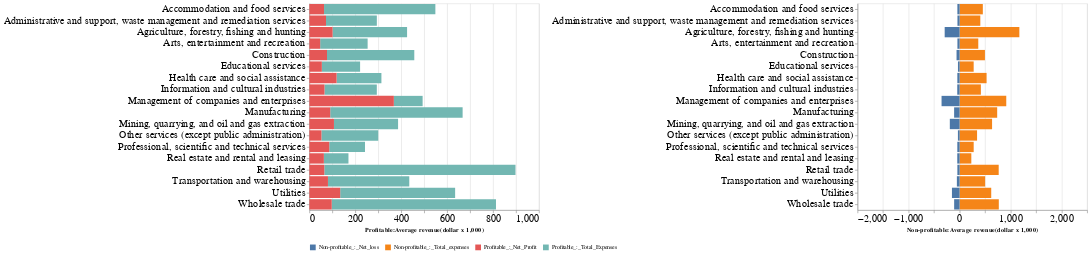

The code cell stored with this chart in its notebook:
### Code cell
alt.hconcat(top_ind_sb_prof_avgrev_melt,top_ind_sb_pnonrof_avgrev_melt).configure_axis(
    labelFontSize=18,
    labelLimit=1000
)

### Figure 1 — Vega-Lite specification as saved in the notebook (floating-point values rounded to 4 significant figures)
{"config": {"view": {"continuousWidth": 400, "continuousHeight": 300}, "axis": {"labelFontSize": 18, "labelLimit": 1000}}, "hconcat": [{"data": {"name": "data-2cdb011fe4631be72efc5fb592e15058"}, "mark": "bar", "encoding": {"color": {"type": "nominal", "field": "type", "legend": {"title": null}}, "x": {"type": "quantitative", "field": "value", "scale": {"domain": [0, 1000]}, "title": "Profitable:Average revenue(dollar x 1,000)"}, "y": {"type": "nominal", "field": "North_American_Industry_Classification_System_NAICS", "title": null}}, "title": {"text": "", "subtitle": ""}}, {"data": {"name": "data-ecca895bfb68b2749a82f79f43d7c8e2"}, "mark": "bar", "encoding": {"color": {"type": "nominal", "field": "type", "legend": {"orient": "bottom", "title": null}}, "x": {"type": "quantitative", "field": "value", "scale": {"domain": [-2000, 2500]}, "title": "Non-profitable:Average revenue(dollar x 1,000)"}, "y": {"type": "nominal", "field": "North_American_Industry_Classification_System_NAICS", "title": null}}, "title": {"text": "", "subtitle": ""}}], "$schema": "https://vega.github.io/schema/vega-lite/v4.8.1.json", "datasets": {"data-2cdb011fe4631be72efc5fb592e15058": [{"North_American_Industry_Classification_System_NAICS": "Agriculture, forestry, fishing and hunting", "Reference_year": 2019, "Location_indicator": "Rural", "type": "Profitable_:_Total_Expenses", "value": 324.4}, {"North_American_Industry_Classification_System_NAICS": "Mining, quarrying, and oil and gas extraction", "Reference_year": 2019, "Location_indicator": "Rural", "type": "Profitable_:_Total_Expenses", "value": 279.3}, {"North_American_Industry_Classification_System_NAICS": "Utilities", "Reference_year": 2019, "Location_indicator": "Rural", "type": "Profitable_:_Total_Expenses", "value": 500.6}, {"North_American_Industry_Classification_System_NAICS": "Construction", "Reference_year": 2019, "Location_indicator": "Rural", "type": "Profitable_:_Total_Expenses", "value": 380.2}, {"North_American_Industry_Classification_System_NAICS": "Manufacturing", "Reference_year": 2019, "Location_indicator": "Rural", "type": "Profitable_:_Total_Expenses", "value": 576.6}, {"North_American_Industry_Classification_System_NAICS": "Wholesale trade", "Reference_year": 2019, "Location_indicator": "Rural", "type": "Profitable_:_Total_Expenses", "value": 715.3}, {"North_American_Industry_Classification_System_NAICS": "Retail trade", "Reference_year": 2019, "Location_indicator": "Rural", "type": "Profitable_:_Total_Expenses", "value": 832.7}, {"North_American_Industry_Classification_System_NAICS": "Transportation and warehousing", "Reference_year": 2019, "Location_indicator": "Rural", "type": "Profitable_:_Total_Expenses", "value": 354.2}, {"North_American_Industry_Classification_System_NAICS": "Information and cultural industries", "Reference_year": 2019, "Location_indicator": "Rural", "type": "Profitable_:_Total_Expenses", "value": 227.8}, {"North_American_Industry_Classification_System_NAICS": "Real estate and rental and leasing", "Reference_year": 2019, "Location_indicator": "Rural", "type": "Profitable_:_Total_Expenses", "value": 107.1}, {"North_American_Industry_Classification_System_NAICS": "Professional, scientific and technical services", "Reference_year": 2019, "Location_indicator": "Rural", "type": "Profitable_:_Total_Expenses", "value": 155.7}, {"North_American_Industry_Classification_System_NAICS": "Management of companies and enterprises", "Reference_year": 2019, "Location_indicator": "Rural", "type": "Profitable_:_Total_Expenses", "value": 125.3}, {"North_American_Industry_Classification_System_NAICS": "Administrative and support, waste management and remediation services", "Reference_year": 2019, "Location_indicator": "Rural", "type": "Profitable_:_Total_Expenses", "value": 221.4}, {"North_American_Industry_Classification_System_NAICS": "Educational services", "Reference_year": 2019, "Location_indicator": "Rural", "type": "Profitable_:_Total_Expenses", "value": 166.6}, {"North_American_Industry_Classification_System_NAICS": "Health care and social assistance", "Reference_year": 2019, "Location_indicator": "Rural", "type": "Profitable_:_Total_Expenses", "value": 195.1}, {"North_American_Industry_Classification_System_NAICS": "Arts, entertainment and recreation", "Reference_year": 2019, "Location_indicator": "Rural", "type": "Profitable_:_Total_Expenses", "value": 206.7}, {"North_American_Industry_Classification_System_NAICS": "Accommodation and food services", "Reference_year": 2019, "Location_indicator": "Rural", "type": "Profitable_:_Total_Expenses", "value": 484.9}, {"North_American_Industry_Classification_System_NAICS": "Other services (except public administration)", "Reference_year": 2019, "Location_indicator": "Rural", "type": "Profitable_:_Total_Expenses", "value": 247.5}, {"North_American_Industry_Classification_System_NAICS": "Agriculture, forestry, fishing and hunting", "Reference_year": 2019, "Location_indicator": "Rural", "type": "Profitable_:_Net_Profit", "value": 101.1}, {"North_American_Industry_Classification_System_NAICS": "Mining, quarrying, and oil and gas extraction", "Reference_year": 2019, "Location_indicator": "Rural", "type": "Profitable_:_Net_Profit", "value": 107.0}, {"North_American_Industry_Classification_System_NAICS": "Utilities", "Reference_year": 2019, "Location_indicator": "Rural", "type": "Profitable_:_Net_Profit", "value": 134.2}, {"North_American_Industry_Classification_System_NAICS": "Construction", "Reference_year": 2019, "Location_indicator": "Rural", "type": "Profitable_:_Net_Profit", "value": 76.7}, {"North_American_Industry_Classification_System_NAICS": "Manufacturing", "Reference_year": 2019, "Location_indicator": "Rural", "type": "Profitable_:_Net_Profit", "value": 90.8}, {"North_American_Industry_Classification_System_NAICS": "Wholesale trade", "Reference_year": 2019, "Location_indicator": "Rural", "type": "Profitable_:_Net_Profit", "value": 97.4}, {"North_American_Industry_Classification_System_NAICS": "Retail trade", "Reference_year": 2019, "Location_indicator": "Rural", "type": "Profitable_:_Net_Profit", "value": 65.0}, {"North_American_Industry_Classification_System_NAICS": "Transportation and warehousing", "Reference_year": 2019, "Location_indicator": "Rural", "type": "Profitable_:_Net_Profit", "value": 80.9}, {"North_American_Industry_Classification_System_NAICS": "Information and cultural industries", "Reference_year": 2019, "Location_indicator": "Rural", "type": "Profitable_:_Net_Profit", "value": 65.9}, {"North_American_Industry_Classification_System_NAICS": "Real estate and rental and leasing", "Reference_year": 2019, "Location_indicator": "Rural", "type": "Profitable_:_Net_Profit", "value": 63.1}, {"North_American_Industry_Classification_System_NAICS": "Professional, scientific and technical services", "Reference_year": 2019, "Location_indicator": "Rural", "type": "Profitable_:_Net_Profit", "value": 86.5}, {"North_American_Industry_Classification_System_NAICS": "Management of companies and enterprises", "Reference_year": 2019, "Location_indicator": "Rural", "type": "Profitable_:_Net_Profit", "value": 367.9}, {"North_American_Industry_Classification_System_NAICS": "Administrative and support, waste management and remediation services", "Reference_year": 2019, "Location_indicator": "Rural", "type": "Profitable_:_Net_Profit", "value": 72.4}, {"North_American_Industry_Classification_System_NAICS": "Educational services", "Reference_year": 2019, "Location_indicator": "Rural", "type": "Profitable_:_Net_Profit", "value": 54.3}, {"North_American_Industry_Classification_System_NAICS": "Health care and social assistance", "Reference_year": 2019, "Location_indicator": "Rural", "type": "Profitable_:_Net_Profit", "value": 118.6}, {"North_American_Industry_Classification_System_NAICS": "Arts, entertainment and recreation", "Reference_year": 2019, "Location_indicator": "Rural", "type": "Profitable_:_Net_Profit", "value": 47.0}, {"North_American_Industry_Classification_System_NAICS": "Accommodation and food services", "Reference_year": 2019, "Location_indicator": "Rural", "type": "Profitable_:_Net_Profit", "value": 63.8}, {"North_American_Industry_Classification_System_NAICS": "Other services (except public administration)", "Reference_year": 2019, "Location_indicator": "Rural", "type": "Profitable_:_Net_Profit", "value": 52.5}], "data-ecca895bfb68b2749a82f79f43d7c8e2": [{"North_American_Industry_Classification_System_NAICS": "Agriculture, forestry, fishing and hunting", "Reference_year": 2019, "Location_indicator": "Rural", "type": "Non-profitable_:_Total_expenses", "value": 1171.0}, {"North_American_Industry_Classification_System_NAICS": "Mining, quarrying, and oil and gas extraction", "Reference_year": 2019, "Location_indicator": "Rural", "type": "Non-profitable_:_Total_expenses", "value": 636.5}, {"North_American_Industry_Classification_System_NAICS": "Utilities", "Reference_year": 2019, "Location_indicator": "Rural", "type": "Non-profitable_:_Total_expenses", "value": 619.9}, {"North_American_Industry_Classification_System_NAICS": "Construction", "Reference_year": 2019, "Location_indicator": "Rural", "type": "Non-profitable_:_Total_expenses", "value": 496.6}, {"North_American_Industry_Classification_System_NAICS": "Manufacturing", "Reference_year": 2019, "Location_indicator": "Rural", "type": "Non-profitable_:_Total_expenses", "value": 736.6}, {"North_American_Industry_Classification_System_NAICS": "Wholesale trade", "Reference_year": 2019, "Location_indicator": "Rural", "type": "Non-profitable_:_Total_expenses", "value": 768.4}, {"North_American_Industry_Classification_System_NAICS": "Retail trade", "Reference_year": 2019, "Location_indicator": "Rural", "type": "Non-profitable_:_Total_expenses", "value": 766.3}, {"North_American_Industry_Classification_System_NAICS": "Transportation and warehousing", "Reference_year": 2019, "Location_indicator": "Rural", "type": "Non-profitable_:_Total_expenses", "value": 500.6}, {"North_American_Industry_Classification_System_NAICS": "Information and cultural industries", "Reference_year": 2019, "Location_indicator": "Rural", "type": "Non-profitable_:_Total_expenses", "value": 417.1}, {"North_American_Industry_Classification_System_NAICS": "Real estate and rental and leasing", "Reference_year": 2019, "Location_indicator": "Rural", "type": "Non-profitable_:_Total_expenses", "value": 229.9}, {"North_American_Industry_Classification_System_NAICS": "Professional, scientific and technical services", "Reference_year": 2019, "Location_indicator": "Rural", "type": "Non-profitable_:_Total_expenses", "value": 276.0}, {"North_American_Industry_Classification_System_NAICS": "Management of companies and enterprises", "Reference_year": 2019, "Location_indicator": "Rural", "type": "Non-profitable_:_Total_expenses", "value": 914.6}, {"North_American_Industry_Classification_System_NAICS": "Administrative and support, waste management and remediation services", "Reference_year": 2019, "Location_indicator": "Rural", "type": "Non-profitable_:_Total_expenses", "value": 406.1}, {"North_American_Industry_Classification_System_NAICS": "Educational services", "Reference_year": 2019, "Location_indicator": "Rural", "type": "Non-profitable_:_Total_expenses", "value": 275.7}, {"North_American_Industry_Classification_System_NAICS": "Health care and social assistance", "Reference_year": 2019, "Location_indicator": "Rural", "type": "Non-profitable_:_Total_expenses", "value": 529.0}, {"North_American_Industry_Classification_System_NAICS": "Arts, entertainment and recreation", "Reference_year": 2019, "Location_indicator": "Rural", "type": "Non-profitable_:_Total_expenses", "value": 366.0}, {"North_American_Industry_Classification_System_NAICS": "Accommodation and food services", "Reference_year": 2019, "Location_indicator": "Rural", "type": "Non-profitable_:_Total_expenses", "value": 455.3}, {"North_American_Industry_Classification_System_NAICS": "Other services (except public administration)", "Reference_year": 2019, "Location_indicator": "Rural", "type": "Non-profitable_:_Total_expenses", "value": 342.4}, {"North_American_Industry_Classification_System_NAICS": "Agriculture, forestry, fishing and hunting", "Reference_year": 2019, "Location_indicator": "Rural", "type": "Non-profitable_:_Net_loss", "value": -292.5}, {"North_American_Industry_Classification_System_NAICS": "Mining, quarrying, and oil and gas extraction", "Reference_year": 2019, "Location_indicator": "Rural", "type": "Non-profitable_:_Net_loss", "value": -191.7}, {"North_American_Industry_Classification_System_NAICS": "Utilities", "Reference_year": 2019, "Location_indicator": "Rural", "type": "Non-profitable_:_Net_loss", "value": -150.1}, {"North_American_Industry_Classification_System_NAICS": "Construction", "Reference_year": 2019, "Location_indicator": "Rural", "type": "Non-profitable_:_Net_loss", "value": -60.0}, {"North_American_Industry_Classification_System_NAICS": "Manufacturing", "Reference_year": 2019, "Location_indicator": "Rural", "type": "Non-profitable_:_Net_loss", "value": -107.4}, {"North_American_Industry_Classification_System_NAICS": "Wholesale trade", "Reference_year": 2019, "Location_indicator": "Rural", "type": "Non-profitable_:_Net_loss", "value": -106.9}, {"North_American_Industry_Classification_System_NAICS": "Retail trade", "Reference_year": 2019, "Location_indicator": "Rural", "type": "Non-profitable_:_Net_loss", "value": -43.7}, {"North_American_Industry_Classification_System_NAICS": "Transportation and warehousing", "Reference_year": 2019, "Location_indicator": "Rural", "type": "Non-profitable_:_Net_loss", "value": -53.6}, {"North_American_Industry_Classification_System_NAICS": "Information and cultural industries", "Reference_year": 2019, "Location_indicator": "Rural", "type": "Non-profitable_:_Net_loss", "value": -46.1}, {"North_American_Industry_Classification_System_NAICS": "Real estate and rental and leasing", "Reference_year": 2019, "Location_indicator": "Rural", "type": "Non-profitable_:_Net_loss", "value": -45.8}, {"North_American_Industry_Classification_System_NAICS": "Professional, scientific and technical services", "Reference_year": 2019, "Location_indicator": "Rural", "type": "Non-profitable_:_Net_loss", "value": -44.7}, {"North_American_Industry_Classification_System_NAICS": "Management of companies and enterprises", "Reference_year": 2019, "Location_indicator": "Rural", "type": "Non-profitable_:_Net_loss", "value": -353.7}, {"North_American_Industry_Classification_System_NAICS": "Administrative and support, waste management and remediation services", "Reference_year": 2019, "Location_indicator": "Rural", "type": "Non-profitable_:_Net_loss", "value": -42.1}, {"North_American_Industry_Classification_System_NAICS": "Educational services", "Reference_year": 2019, "Location_indicator": "Rural", "type": "Non-profitable_:_Net_loss", "value": -32.3}, {"North_American_Industry_Classification_System_NAICS": "Health care and social assistance", "Reference_year": 2019, "Location_indicator": "Rural", "type": "Non-profitable_:_Net_loss", "value": -44.3}, {"North_American_Industry_Classification_System_NAICS": "Arts, entertainment and recreation", "Reference_year": 2019, "Location_indicator": "Rural", "type": "Non-profitable_:_Net_loss", "value": -42.8}, {"North_American_Industry_Classification_System_NAICS": "Accommodation and food services", "Reference_year": 2019, "Location_indicator": "Rural", "type": "Non-profitable_:_Net_loss", "value": -43.6}, {"North_American_Industry_Classification_System_NAICS": "Other services (except public administration)", "Reference_year": 2019, "Location_indicator": "Rural", "type": "Non-profitable_:_Net_loss", "value": -33.2}]}}
